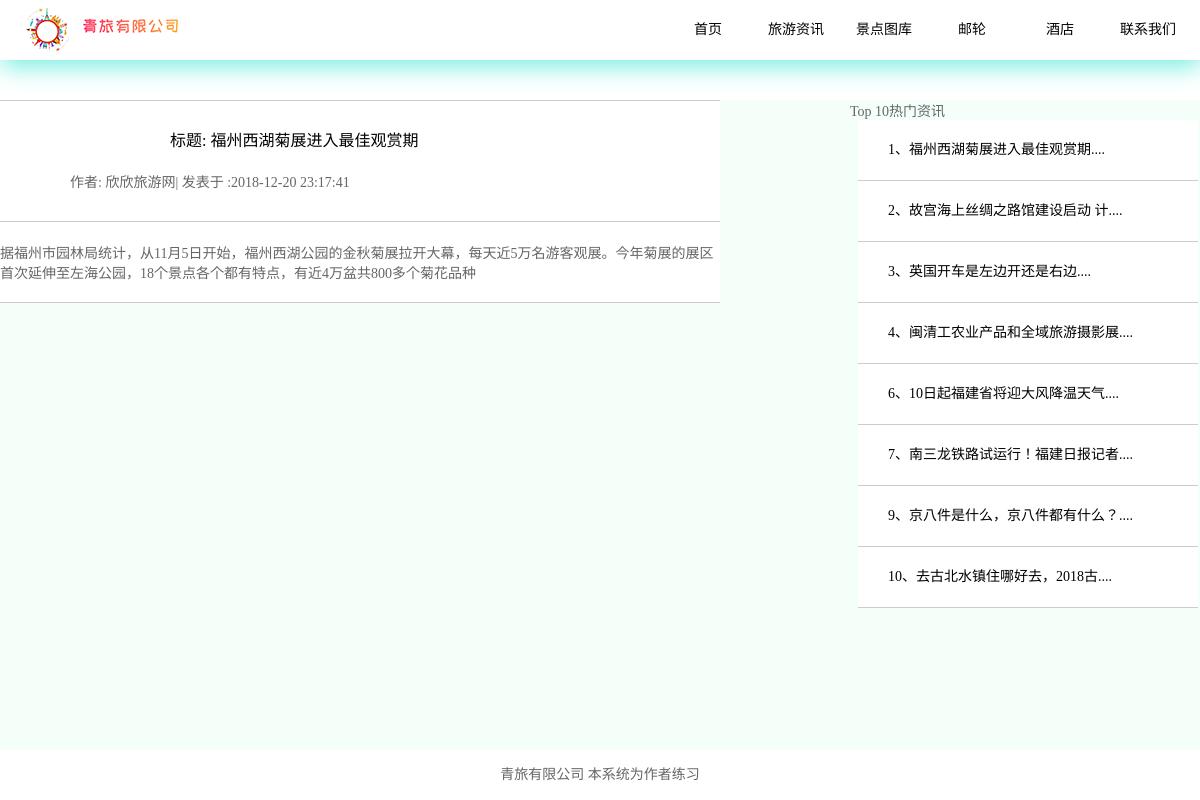
The page /original.php on the database its author committed.
### tables this page shows
CREATE TABLE `ttc_article`  (
  `id` int(10) UNSIGNED NOT NULL AUTO_INCREMENT,
  `title` varchar(80) NOT NULL COMMENT '标题',
  `author` varchar(15) NOT NULL COMMENT '作者',
  `thumb` varchar(255) NULL DEFAULT NULL COMMENT '封面图',
  `time` timestamp(0) NOT NULL DEFAULT CURRENT_TIMESTAMP COMMENT '创建时间',
  `content` text NOT NULL COMMENT '内容',
  `keywords` varchar(150) NOT NULL COMMENT '关键字',
  PRIMARY KEY (`id`) USING BTREE
);

### original.php (the view, shortened to what this page needs)
<!DOCTYPE html PUBLIC "-//W3C//DTD XHTML 1.0 Transitional//EN" "http://www.w3.org/TR/xhtml1/DTD/xhtml1-transitional.dtd">
<html xmlns="http://www.w3.org/1999/xhtml">
<head>
<link rel="stylesheet" type="text/css" href="css/original.css">
<?php include 'hot_article.php'?>
<?php include 'ori_article.php'?>
</head>
<body>
<div id="banner">
	<div class="logo">
		<img src="images/logo.png"/>
    	<img src="images/logo_title.png"/>
    </div>
    <div class="bar">
    </div>
</div>
<div class="middle">
    <div id="content">
        <div class="left">
		 <?php 	while($row2 = mysqli_fetch_array($result1)){?>
			<?php
				echo "<div class='information'>";
					echo "<div class='title'>";
						echo "<div class='art_title'>";
							echo "标题: ".$row2['title'];
						echo "</div>";
						echo "<div class='inf_auther_and_time'>";
							echo "作者: ".$row2['author']."|";
							echo "&nbsp;发表于 :".$row2['time'];
						echo "</div>";
					echo "</div>";
					echo "<div class='original_art'>";
						echo $row2['content'];
					echo "</div>";
				echo "</div>";
			?>
         <?php }?>
        </div>
        <div class="hot_articles">
        		<p class="hot_p">Top 10热门资讯</p>
            	<?php
					while($rows3 = mysqli_fetch_array($result,MYSQLI_ASSOC)){
						echo "<div class='hot'>";
						echo "<a href='original.php?id=".$rows3['id']."' class='hot_a'>";
						echo $rows3['id']."、";
						if($rows3['title']){
							$str = $rows3['title'];
							if(strlen($rows3['title'])>20){
								$str = mb_substr($rows3['title'],0,15,'utf8').'....';
								echo $str;
							}else{
								echo $str;
							}
						}
						echo "</a>";
						echo "<br/>";
						echo "</div>";
						}
				?>
        </div>
    </div>
	</div>
<div class="buttom">
    	青旅有限公司   本系统为作者练习
</div>
</body>
</html>

### css/original.css (style rules this page uses)
* { padding:0px; margin:0px; color:#666; font-size:14px; }
#banner { width:100%; height:60px; background:#FFF; box-shadow: 1px 7px 25px #79EEE2; position:fixed; top:0px; bottom:0px; z-index:1000; }
.logo { height:60px; width:30%; margin-left:20px; float:left; }
.bar { width:50%; height:60px; margin-left:55%; }
a { display:block; width:80px; height:60px; line-height:60px; text-align:center; float:left; color:#000; text-decoration:none; margin-left:8px; }
.middle { width:auto; height:100%; margin:0 auto; background:#F5FFFA; }
#content { width:1200px; height:700px; margin:100px auto auto auto; }
.left { border-top:1px solid #ccc; width:720px; height:auto; float:left; background:#FFF; }
.hot_articles { position:absolute; width:350px; height:auto; float:right; margin-left:850px; }
.hot_a { width:310px; text-align:left; padding-left:30px; clear:both; border-bottom:1px solid #ccc; background:#fff; }
.title { height:100px; width:auto; border-bottom:1px solid #ccc; }
.inf_auther_and_time { width:480px; color:#666; font-size:14px; margin-left:70px; margin-top:10px; }
.art_title { width:auto; height:40px; margin-left:170px; margin-top:20px; font-size:16px; color:#000; line-height:40px; }
.original_art { width:auto; height:auto; margin-top:20px; border-bottom:1px solid #ccc; padding-bottom:20px; }
.buttom { line-height:50px; text-align:center; width:100%; height:50px; background:#fff; position:fixed; bottom:0px; }

### rows shown on the page
ttc_article: title "福州西湖菊展进入最佳观赏期", author "欣欣旅游网", time "2018-12-20 23:17:41", content "据福州市园林局统计，从11月5日开始，福州西湖公园的金秋菊展拉开大幕，每天近5万名游客观展。今年菊展的展区首次延伸至左海公园，18个景点各个都有特点，有近4万盆共800多个菊花品种", id "1", title "福州西湖菊展进入最佳观赏期...."
ttc_article: id "2", title "故宫海上丝绸之路馆建设启动 计...."
ttc_article: id "3", title "英国开车是左边开还是右边...."
ttc_article: id "4", title "闽清工农业产品和全域旅游摄影展...."
ttc_article: id "6", title "10日起福建省将迎大风降温天气...."
ttc_article: id "7", title "南三龙铁路试运行！福建日报记者...."
ttc_article: id "9", title "京八件是什么，京八件都有什么？...."
ttc_article: id "10", title "去古北水镇住哪好去，2018古...."
